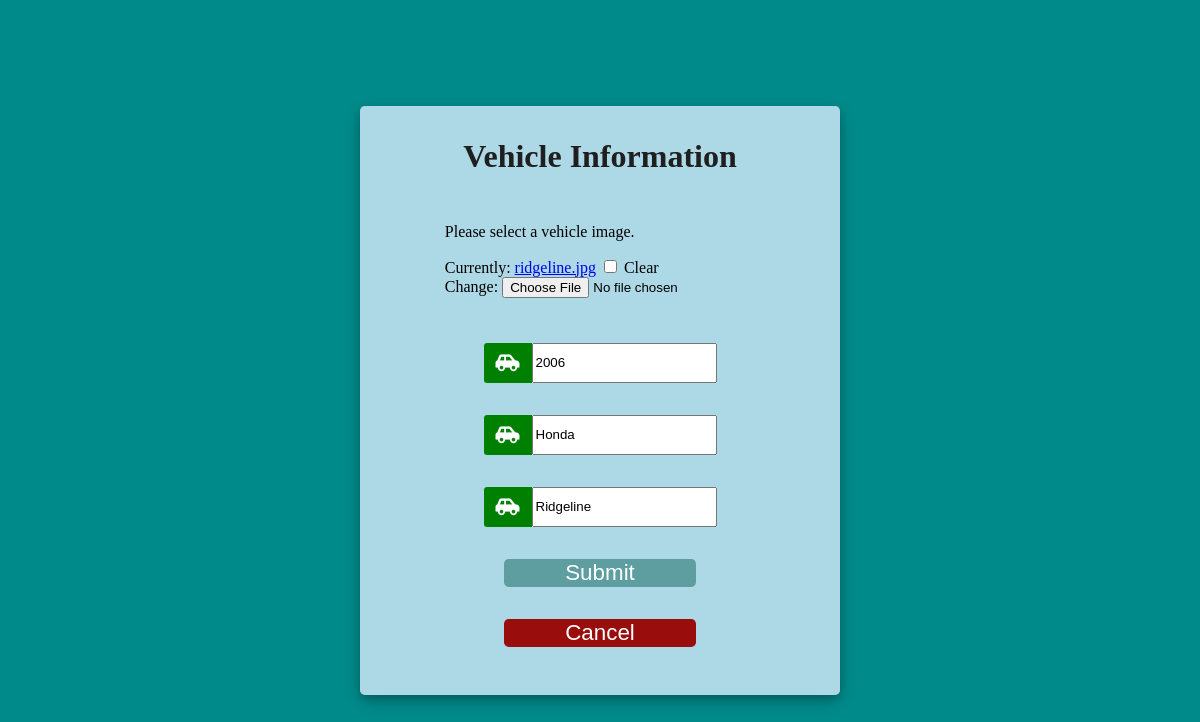
The page /update-vehicle/41/ (signed in) on the database as committed earlier.
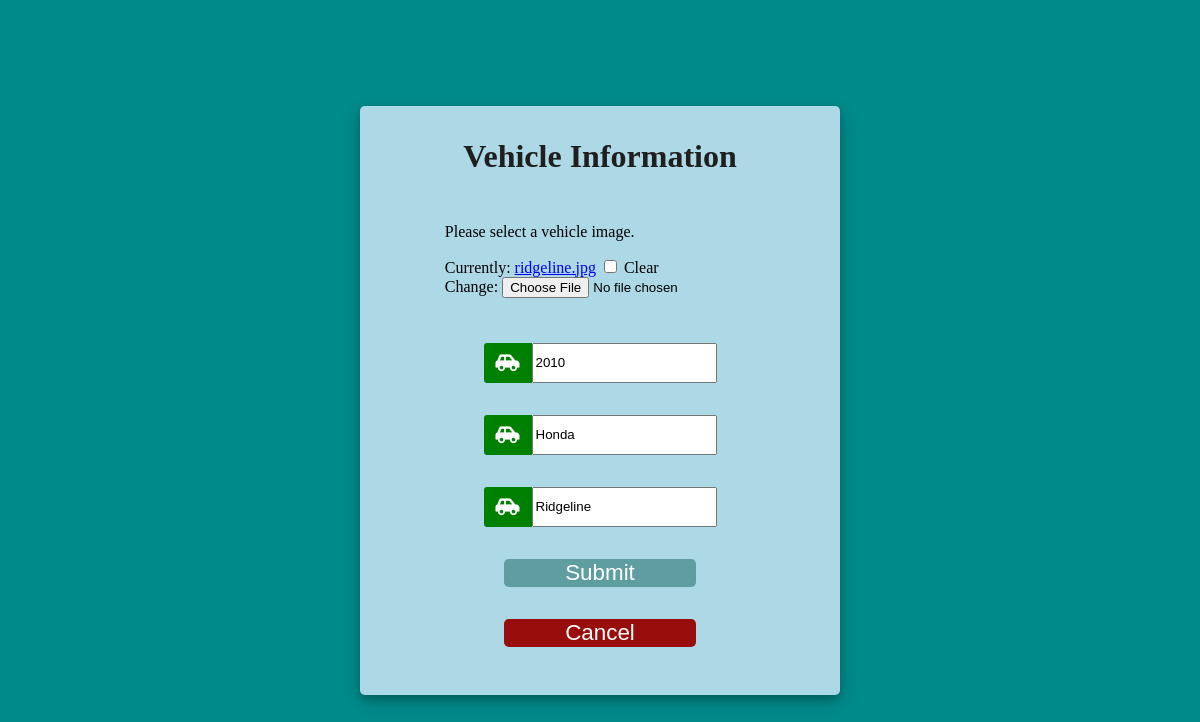
The same page on the database as committed later.
### app/models.py (models this page shows, shortened)
class Vehicle(models.Model):
    profile = models.ForeignKey(
        Profile, verbose_name="user_profile", on_delete=models.CASCADE, default=""
    )
    vehicle_image = models.ImageField(default="car.png", null=True, blank=True)
    year = models.IntegerField()
    make = models.CharField(max_length=50)
    model = models.CharField(max_length=50)

### app/decorators.py (the view)
        def wrapper_func(request, *args, **kwargs):
            group = None
            if request.user.groups.exists():
                group = request.user.groups.all()[0].name
            if group in allowed_roles:
                return view_func(request, *args, **kwargs)
            else:
                return HttpResponse("Not Authorized")

### app/forms.py
class AddVehicleForm(ModelForm):
    class Meta:
        model = Vehicle
        fields = ["year", "make", "model", "vehicle_image"]

### app/views.py (called while the page is built)
@login_required(login_url="login")
@authorized_user(allowed_roles=["rentor", "admin"])
def update_vehicle(request, pk):
    vehicle = Vehicle.objects.get(id=pk)
    form = AddVehicleForm(instance=vehicle)
    if request.method == "POST":
        form = AddVehicleForm(request.POST, request.FILES, instance=vehicle)
        if form.is_valid():
            form.save()
            return redirect("garage")
    context = {"form": form}
    return render(request, "add_vehicle.html", context)

### app/templates/add_vehicle.html (shortened to what this page needs)
{% extends "home.html" %} {% block content %}
<div id="add_vehicle_page_container">
  <form
    method="POST"
    action=""
    id="add_vehicle_form_container"
    enctype="multipart/form-data"
  >
    <div id="add_vehicle_form_header">
      <p>Vehicle Information</p>
    </div>
    <div id="add_vehicle_form_image_container">
      <div class="image_input_container">
        <p>Please select a vehicle image.</p>
        {{form.vehicle_image}}
      </div>
    </div>
    <div id="add_vehicle_form_year_input_container">
      <div class="select_icon_container">
        <i class="fas fa-car-side"></i>
      </div>
      <div class="input_container">{{form.year}}</div>
    </div>
    <div id="add_vehicle_form_make_input_container">
      <div class="select_icon_container">
        <i class="fas fa-car-side"></i>
      </div>
      <div class="input_container">{{form.make}}</div>
    </div>
    <div id="add_vehicle_form_model_input_container">
      <div class="select_icon_container">
        <i class="fas fa-car-side"></i>
      </div>
      <div class="input_container">{{form.model}}</div>
    </div>
    <button type="submit" id="add_vehicle_form_submit_button">Submit</button>
    <button id="add_vehicle_form_cancel_button">
      <span><a href="{% url 'garage' %}" class="cancel">Cancel</a></span>
    </button>
  </form>
</div>
{% endblock content %}

Rows that differ between the two databases and show on the page:
changed Vehicle "Honda": year "2006" → "2010"
